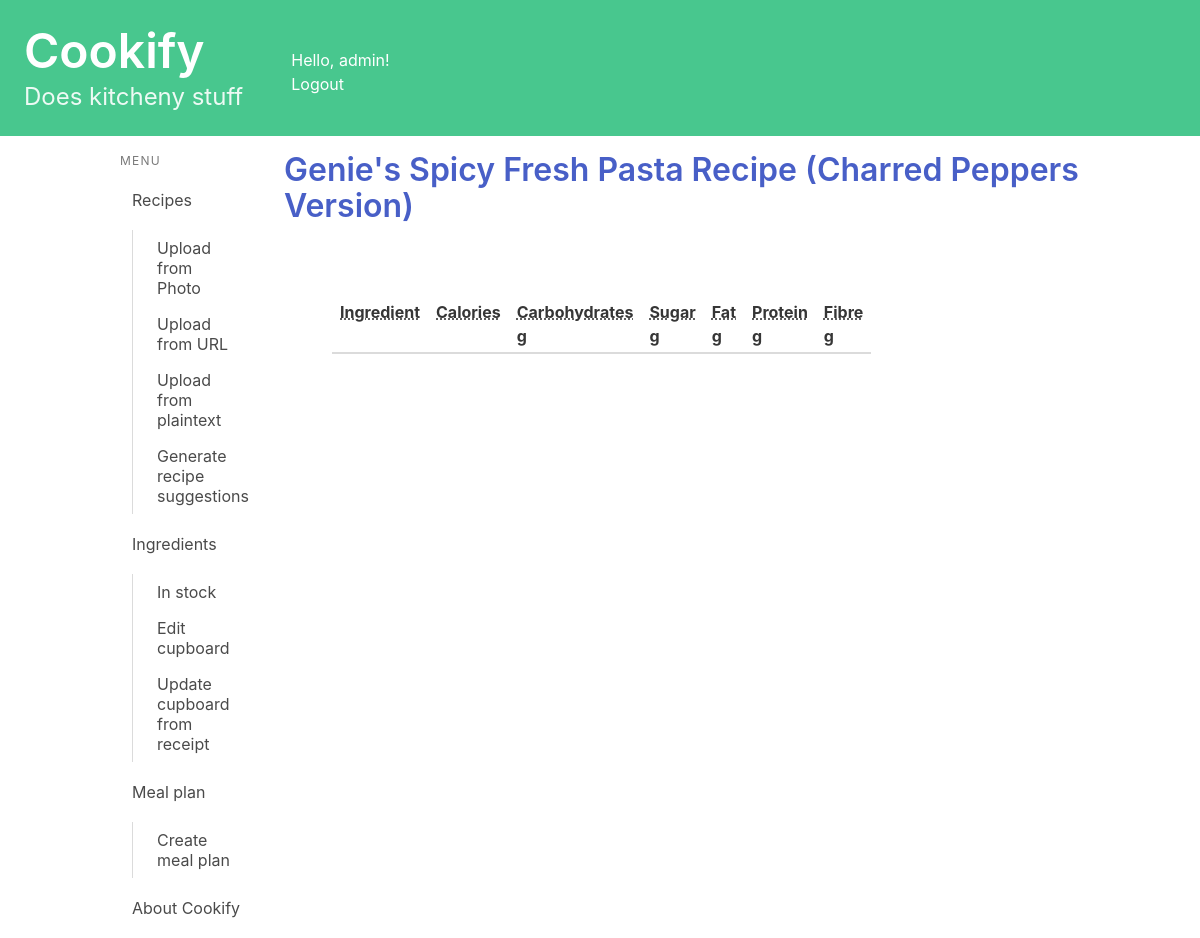
Before: /recipes/nutrition/34/ (signed in) with the older database file.
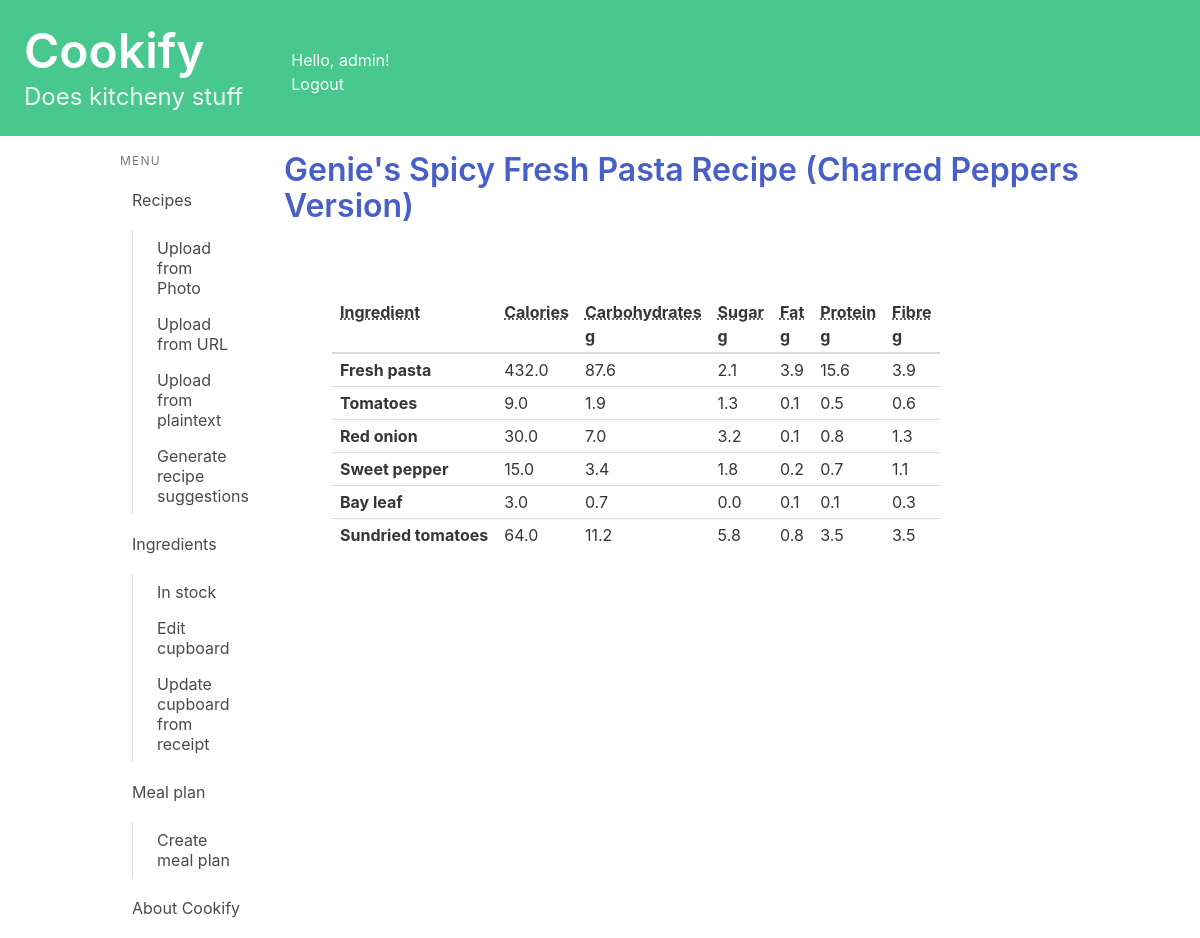
After: the same page with the newer database file.
### recipes/models.py (models this page shows, shortened)
class Recipe(models.Model):
    name = models.CharField(max_length=200)
    method = models.TextField(max_length=5000, blank = True)
    ingredients_string = models.TextField(max_length=1000, blank = True)#Plain text of ingredients
    simplified_ingredients = models.TextField(max_length=1000, blank = True)#Ingredients data
    book = models.CharField(max_length=200, blank = True)
    page = models.CharField(max_length=5, blank = True)
    serves = models.CharField(max_length=5, blank = True)
    serves_int = models.IntegerField(null = True, blank = True)
    description = models.TextField(max_length=500, blank = True)
    url = models.URLField(null = True, blank = True)
    jumbled_input = models.TextField(max_length=8000, blank = True)
    owner = models.ForeignKey(User, on_delete=models.CASCADE, blank=True, null=True)
    from_photo = models.BooleanField(default=False)
    def get_detailed_nutritional_info(self, scale = 1):
        if self.serves_int == 0:
            self.serves_int = 1
        output = []
        for recipe_ingredient in self.recipe_ingredient.filter(alternative=False):
            qty = recipe_ingredient.quantity
            if not qty:
                continue
            profile_ingredient = recipe_ingredient.profile_ingredient
            if recipe_ingredient.measurement_unit:
                unit = recipe_ingredient.measurement_unit
            else:
                unit = "g"
                qty = qty*profile_ingredient.get_typical_weight()
            nutrients = profile_ingredient.get_nutrition(int(qty*scale/self.serves_int), unit)
            output.append((recipe_ingredient, nutrients))
        return output

class RecipeIngredient(models.Model):
    recipe = models.ForeignKey(Recipe, on_delete=models.CASCADE, related_name="recipe_ingredient")
    profile_ingredient = models.ForeignKey(ProfileIngredient, on_delete=models.CASCADE, related_name="recipe_ingredient")
    quantity = models.FloatField(null=True, blank=True)
    measurement_unit = models.CharField(max_length=50, blank=True)
    local_name = models.CharField(max_length=100)
    position_in_list = models.IntegerField(null=True, blank=True)
    optional = models.BooleanField(default = False)
    alternative = models.BooleanField(default = False)

class ProfileIngredient(models.Model):
    profile = models.ForeignKey(Profile, on_delete=models.CASCADE, related_name="profile_ingredient")
    ingredient = models.ForeignKey(Ingredient, on_delete=models.CASCADE, related_name="profile_ingredient")
    in_stock = models.BooleanField(default = False)
    date_added = models.DateTimeField(default=timezone.now)
    expiry_date = models.DateField(null=True, blank=True)
    long_life_override = models.BooleanField(null=True, blank=True)
    shelf_life_override = models.IntegerField(null=True, blank=True)
    substitutes_override = models.CharField(max_length=200, blank=True)
    category_override = models.CharField(max_length=60, blank=True)
    calories_override = models.IntegerField(null=True, blank=True)
    carbohydrates_override = models.FloatField(null=True, blank=True)
    sugar_override = models.FloatField(null=True, blank=True)
    fat_override = models.FloatField(null=True, blank=True)
    protein_override = models.FloatField(null=True, blank=True)
    fibre_override = models.FloatField(null=True, blank=True)
    typical_weight_override = models.IntegerField(null=True, blank=True)
    def get_nutrition(self, quantity, unit):
        quantity = convert_to_grams(quantity, unit) # returns
        scale = quantity/100 #because nutrition is stored as x per 100g
        nutrients = self.get_generic_nutrition()
        for key in nutrients.keys():
            if nutrients[key] == None:
                nutrients[key] = 0
            nutrients[key] = round(nutrients[key] * scale, 1)
        output = {"calories": round(nutrients["calories"],0),
                  "carbohydrates": nutrients["carbohydrates"],
                  "sugar": nutrients["sugar"],
                  "fat": nutrients["fat"],
                  "protein": nutrients["protein"],
                  "fibre": nutrients["fibre"],}
        return output
    def get_calories(self):
        if self.calories_override is not None:
            return self.calories_override
        else:
            return self.ingredient.calories
    def get_carbohydrates(self):
        if self.carbohydrates_override is not None:
            return self.carbohydrates_override
        else:
            return self.ingredient.carbohydrates
    def get_sugar(self):
        if self.sugar_override is not None:
            return self.sugar_override
        else:
            return self.ingredient.sugar
    def get_fat(self):
        if self.fat_override is not None:
            print("getting fat from override")
            return self.fat_override
        else:
            return self.ingredient.fat
    def get_protein(self):
        if self.protein_override is not None:
            return self.protein_override
        else:
            return self.ingredient.protein
    def get_fibre(self):
        if self.fibre_override is not None:
            return self.fibre_override
        else:
            return self.ingredient.fibre
    def get_typical_weight(self):
        if self.typical_weight_override is not None:
            return self.typical_weight_override
        else:
            return self.ingredient.typical_weight
    def get_generic_nutrition(self):
        return {
            "calories": self.get_calories(),
            "carbohydrates": self.get_carbohydrates(),
            "sugar": self.get_sugar(),
            "fat": self.get_fat(),
            "protein": self.get_protein(),
            "fibre": self.get_fibre(),
        }
    class Meta:
        unique_together = ('profile', 'ingredient',)
        ordering = ['-expiry_date']
        get_latest_by = 'expiry_date'

### cupboard/models.py (models this page shows, shortened)
class Ingredient(models.Model):
    name = models.CharField(max_length=50)
    long_life = models.BooleanField(default= True) #overwritable
    shelf_life = models.IntegerField(default = 14) #overwritable
    substitutes = models.CharField(max_length = 200, blank= True) #overwritable
    category = models.CharField(max_length=60, blank=True) #overwritable
    calories = models.IntegerField(default = 0) #overwritable
    carbohydrates = models.FloatField(default = 0) #overwritable
    sugar = models.FloatField(default = 0) #overwritable
    fat = models.FloatField(default = 0)#overwritable
    protein = models.FloatField(default = 0)#overwritable
    fibre = models.FloatField(default = 0)#overwritable
    typical_weight = models.IntegerField(default = 0)#overwritable

### recipes/views.py (the view, shortened to what this page needs)
# urls.py: path('nutrition/<int:recipe_id>/', views.nutrition_detail, name='nutrition_detail'),
@login_required
def nutrition_detail(request, recipe_id):
    recipe = get_object_or_404(Recipe, pk=recipe_id)
    if recipe.owner != request.user:
        return redirect('recipes:index')
    formServing = QuantityForm()
    formNutrition = QuantityForm()
    scale = 1
    scale_nutrition = 1
    nutrients = recipe.get_detailed_nutritional_info(scale_nutrition)
    context = {'recipe': recipe,
               'scale': scale,
               'formServing': formServing,
               'formNutrition': formNutrition,
               'nutrients': nutrients}
    return render(request, 'recipes/nutrition_detail.html', context)

### recipes/templatetags/is_active.py (called while the page is built)
@register.simple_tag
def is_active(request, url):
    if reverse(url) == request.path:
        return "is-active"
    return ""

### recipes/templates/recipes/nutrition_detail.html
{% extends 'base.html' %}
{% load custom_filters %}
{% block content %}
<h1 class="title"><a href="{% url 'recipes:detail' recipe.id %}">{{ recipe.name }}</a></h1>
<section class="section">
<table class="table is-narrow">
    <thead>
        <tr>
            <th><abbr title="Ingredient">Ingredient</abbr></th>
            <th><abbr title="Calories">Calories</abbr><br></th>
            <th><abbr title="Carbohydrates">Carbohydrates</abbr><br>g</th>
            <th><abbr title="Sugar">Sugar</abbr><br>g</th>
            <th><abbr title="Fat">Fat</abbr><br>g</th>
            <th><abbr title="Protein">Protein</abbr><br>g</th>
            <th><abbr title="Fibre">Fibre</abbr><br>g</th>
        </tr>
    </thead>
    <tbody>
        {% for nutrient in nutrients %}
            <tr>
                <th>{{ nutrient.0.profile_ingredient.ingredient.name }}</th>
                <td>{{ nutrient.1.calories }} </td>
                <td>{{ nutrient.1.carbohydrates }} </td>
                <td>{{ nutrient.1.sugar }} </td>
                <td>{{ nutrient.1.fat }} </td>
                <td>{{ nutrient.1.protein }} </td>
                <td>{{ nutrient.1.fibre }} </td>
            </tr>
        {% endfor %}
    </tbody>
</table>
</section>
{% endblock content %}

### kitchenlife/templates/base.html (shortened to what this page needs)
<!DOCTYPE html>
<html lang="en">
{% load is_active %}
<head>
    <link rel="stylesheet"
          href="https://cdn.jsdelivr.net/npm/bulma@0.9.3/css/bulma.min.css">
</head>
<body>
    <a href="{% url 'index' %} ">
        <section class="hero is-small is-success mb-4">
            <div class="columns">
                <div class="column">
                    <div class="hero-body">
                        <h1 class="title is-1">Cookify</h1>
                        <p class="subtitle is-4">
                            Does kitcheny stuff
                        </p>
                    </div>
                </div>
                <div class="column">
                    <br><br>
                    Hello, {{ user.username|default:'Guest' }}!
                    <div>
                        {% if user.is_authenticated %}
                            <a href="{% url 'logout' %}">Logout</a>
                        {% else %}
                            <a href="{% url 'login' %}">Login</a>
                        {% endif %}
                    </div>
                </div>
            </div>
        </section>
    </a>
    <div class="container">
        <div class="columns">
            <div class="column is-2">
                <aside class="menu">
                  <p class="menu-label">
                    Menu
                  </p>
                  <ul class="menu-list">
                    <li>
                        <a href="{% url 'recipes:index' %}" class="{% is_active request 'recipes:index' %}">Recipes</a>
                        <ul>
                            <a href="{% url 'recipes:upload_photo' %}" class="{% is_active request 'recipes:upload_photo' %}">Upload from Photo</a>
                            <a href="{% url 'recipes:upload_url' %}" class="{% is_active request 'recipes:upload_url' %}">Upload from URL</a>
                            <a href="{% url 'recipes:upload_text' %}" class="{% is_active request 'recipes:upload_text' %}">Upload from plaintext</a>
                            <a href="{% url 'recipes:generate_recipe_suggestion' %}" class="{% is_active request 'recipes:generate_recipe_suggestion' %}">Generate recipe suggestions</a>
                        </ul>
                        <a  href="{% url 'cupboard:ingredients_index' %}" class="{% is_active request 'cupboard:ingredients_index' %}">Ingredients</a>
                        <ul>
                            <a href="{% url 'cupboard:cupboard_index' %}" class="{% is_active request 'cupboard:cupboard_index' %}">In stock</a>
                            <a href="{% url 'cupboard:edit_cupboard' %}" class="{% is_active request 'cupboard:edit_cupboard' %}">Edit cupboard</a>
                            <a href="{% url 'cupboard:edit_cupboard' %}" class="{% is_active request 'cupboard:edit_cupboard' %}">Update cupboard from receipt</a>
                        </ul>
                        <a href="{% url 'mealplan:meal_plan_index' %}" class="{% is_active request 'mealplan:meal_plan_index' %}">Meal plan</a>
                        <ul>
                            <a href="{% url 'mealplan:add_meal_plan' %}" class="{% is_active request 'mealplan:add_meal_plan' %}">Create meal plan</a>
                        </ul>
                        <a href="{% url 'about' %} " class="{% is_active request 'about' %}">About Cookify</a>
                    </li>
                  </ul>
                </aside>
            </div>
            <div class="column">
                {% block content %}
                {% endblock content %}
            </div>
        </div>
    </div>
</body>
</html>

Changed rows visible on the page:
added RecipeIngredient: profile_ingredient.name "Fresh pasta", nutrient "432.0", nutrient "87.6", nutrient "2.1", nutrient "3.9", nutrient "15.6"
added RecipeIngredient: profile_ingredient.name "Tomatoes", nutrient "9.0", nutrient "1.9", nutrient "1.3", nutrient "0.1", nutrient "0.5", nutrient "0.6"
added RecipeIngredient: profile_ingredient.name "Red onion", nutrient "30.0", nutrient "7.0", nutrient "3.2", nutrient "0.1", nutrient "0.8", nutrient "1.3"
added RecipeIngredient: profile_ingredient.name "Sweet pepper", nutrient "15.0", nutrient "3.4", nutrient "1.8", nutrient "0.2", nutrient "0.7", nutrient "1.1"
added RecipeIngredient: profile_ingredient.name "Bay leaf", nutrient "3.0", nutrient "0.7", nutrient "0.0", nutrient "0.1", nutrient "0.3"
added RecipeIngredient: profile_ingredient.name "Sundried tomatoes", nutrient "64.0", nutrient "11.2", nutrient "5.8", nutrient "0.8", nutrient "3.5"
